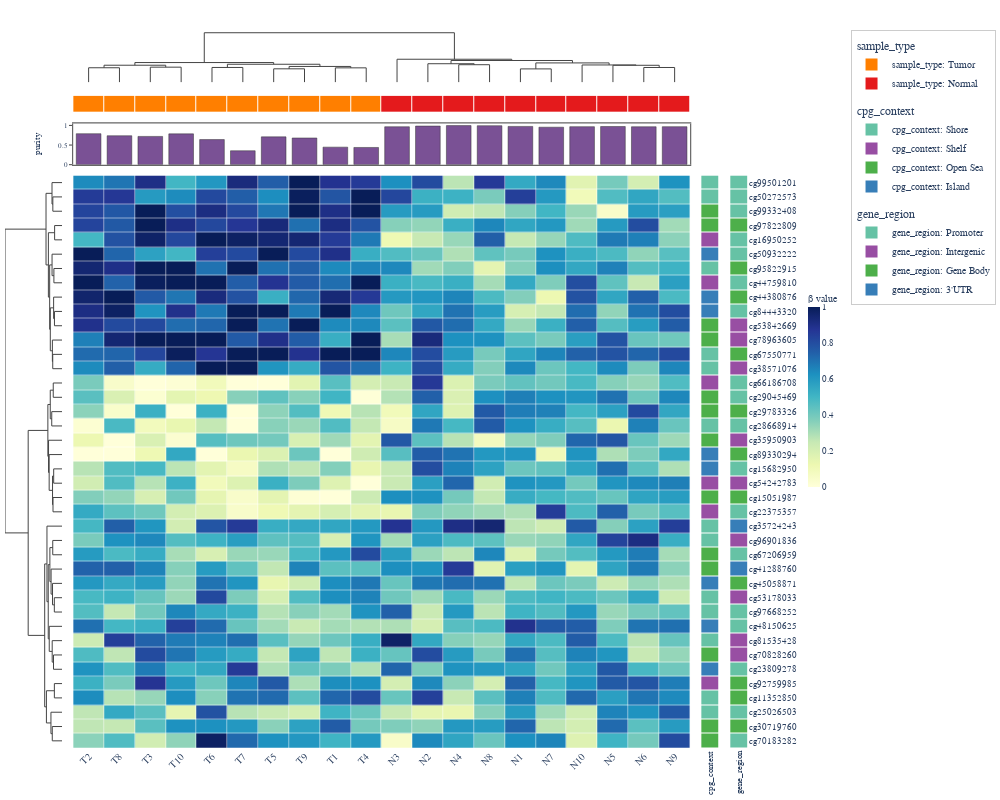

Source (notebook cell):
### Code cell
# ---------- 2. DNA Methylation (Epigenomics) ----------
#
# CpG methylation beta values (0 = unmethylated, 1 = fully methylated).
# Simulates differentially methylated regions in cancer.
# Sequential colorscale (YlGnBu) appropriate for 0–1 bounded data.

rng2 = np.random.default_rng(2025)

n_cpg = 40
n_meth_samples = 20

# CpG probe names (Illumina 450K style)
cpg_ids = [f"cg{rng2.integers(10000000, 99999999)}" for _ in range(n_cpg)]

# Sample layout: 10 Normal, 10 Tumor
sample_type = ["Normal"] * 10 + ["Tumor"] * 10
sample_names = [f"N{i+1}" for i in range(10)] + [f"T{i+1}" for i in range(10)]

# CpG context: Island, Shore, Shelf, Open Sea
cpg_context = rng2.choice(["Island", "Shore", "Shelf", "Open Sea"],
                          size=n_cpg, p=[0.35, 0.25, 0.2, 0.2])

# Gene region context
gene_region = rng2.choice(["Promoter", "Gene Body", "3'UTR", "Intergenic"],
                          size=n_cpg, p=[0.4, 0.3, 0.1, 0.2])

# Beta values: baseline around 0.3–0.7, with hyper/hypo-methylation in tumor
beta = rng2.beta(3, 3, size=(n_cpg, n_meth_samples))
# Hypermethylation in tumor for island CpGs (rows 0–14)
beta[:14, 10:] = np.clip(beta[:14, 10:] + 0.35, 0, 1)
# Hypomethylation in tumor for open-sea CpGs (rows 30–39)
beta[30:, 10:] = np.clip(beta[30:, 10:] - 0.30, 0, 1)

df_meth = pd.DataFrame(beta, index=cpg_ids, columns=sample_names)

top_ha2 = HeatmapAnnotation(
    sample_type=sample_type,
    purity={"values": np.concatenate([rng2.uniform(0.95, 1.0, 10),
                                      rng2.uniform(0.3, 0.9, 10)]),
            "type": "bar", "color": "#7A5195"},
)
right_ha2 = HeatmapAnnotation(
    cpg_context=cpg_context.tolist(),
    gene_region=gene_region.tolist(),
    which="row",
)

hm2 = ComplexHeatmap(
    df_meth,
    top_annotation=top_ha2,
    right_annotation=right_ha2,
    colorscale="YlGnBu",
    normalize="none",
    name="\u03b2 value",
    cluster_metric="euclidean",
    width=1000,
    height=800,
)
hm2.to_plotly()

### Figure 1 — Plotly figure (JSON) as saved in the notebook; plotly's stock layout.template omitted (floating-point values rounded to 4 significant figures; data arrays with more than 128 entries replaced by an {"elided": "..."} marker saying what was removed)
{"data": [{"colorbar": {"len": 0.3, "outlinewidth": 0, "thickness": 12, "tickfont": {"family": "Arial, Helvetica, sans-serif", "size": 9}, "title": {"font": {"family": "Arial, Helvetica, sans-serif", "size": 10}, "text": "β value"}, "x": 1.075, "xpad": 4, "y": 0.5}, "colorscale": [[0.0, "rgb(255,255,217)"], [0.125, "rgb(237,248,177)"], [0.25, "rgb(199,233,180)"], [0.375, "rgb(127,205,187)"], [0.5, "rgb(65,182,196)"], [0.625, "rgb(29,145,192)"], [0.75, "rgb(34,94,168)"], [0.875, "rgb(37,52,148)"], [1.0, "rgb(8,29,88)"]], "customdata": {"elided": "40x20x2 str values"}, "hovertemplate": "row: %{customdata[0]}<br>col: %{customdata[1]}<br>value: %{z:.3f}<extra></extra>", "x": [0.0, 1.0, 2.0, 3.0, 4.0, 5.0, 6.0, 7.0, 8.0, 9.0, 10.0, 11.0, 12.0, 13.0, 14.0, 15.0, 16.0, 17.0, 18.0, 19.0], "xgap": 0.5, "y": [0.0, 1.0, 2.0, 3.0, 4.0, 5.0, 6.0, 7.0, 8.0, 9.0, 10.0, 11.0, 12.0, 13.0, 14.0, 15.0, 16.0, 17.0, 18.0, 19.0, 20.0, 21.0, 22.0, 23.0, 24.0, 25.0, 26.0, 27.0, 28.0, 29.0, 30.0, 31.0, 32.0, 33.0, 34.0, 35.0, 36.0, 37.0, 38.0, 39.0], "ygap": 0.5, "z": {"elided": "40x20 float values"}, "type": "heatmap", "xaxis": "x5", "yaxis": "y5"}, {"hoverinfo": "none", "line": {"color": "#444444", "width": 1.0}, "mode": "lines", "showlegend": false, "x": [0.0, 0.0, 1.0, 1.0], "y": [0.0, 1.363, 1.363, 0.0], "type": "scatter", "xaxis": "x", "yaxis": "y"}, {"hoverinfo": "none", "line": {"color": "#444444", "width": 1.0}, "mode": "lines", "showlegend": false, "x": [2.0, 2.0, 3.0, 3.0], "y": [0.0, 1.419, 1.419, 0.0], "type": "scatter", "xaxis": "x", "yaxis": "y"}, {"hoverinfo": "none", "line": {"color": "#444444", "width": 1.0}, "mode": "lines", "showlegend": false, "x": [0.5, 0.5, 2.5, 2.5], "y": [1.363, 1.603, 1.603, 1.419], "type": "scatter", "xaxis": "x", "yaxis": "y"}, {"hoverinfo": "none", "line": {"color": "#444444", "width": 1.0}, "mode": "lines", "showlegend": false, "x": [4.0, 4.0, 5.0, 5.0], "y": [0.0, 1.39, 1.39, 0.0], "type": "scatter", "xaxis": "x", "yaxis": "y"}, {"hoverinfo": "none", "line": {"color": "#444444", "width": 1.0}, "mode": "lines", "showlegend": false, "x": [6.0, 6.0, 7.0, 7.0], "y": [0.0, 1.261, 1.261, 0.0], "type": "scatter", "xaxis": "x", "yaxis": "y"}, {"hoverinfo": "none", "line": {"color": "#444444", "width": 1.0}, "mode": "lines", "showlegend": false, "x": [8.0, 8.0, 9.0, 9.0], "y": [0.0, 1.354, 1.354, 0.0], "type": "scatter", "xaxis": "x", "yaxis": "y"}, {"hoverinfo": "none", "line": {"color": "#444444", "width": 1.0}, "mode": "lines", "showlegend": false, "x": [6.5, 6.5, 8.5, 8.5], "y": [1.261, 1.487, 1.487, 1.354], "type": "scatter", "xaxis": "x", "yaxis": "y"}, {"hoverinfo": "none", "line": {"color": "#444444", "width": 1.0}, "mode": "lines", "showlegend": false, "x": [4.5, 4.5, 7.5, 7.5], "y": [1.39, 1.694, 1.694, 1.487], "type": "scatter", "xaxis": "x", "yaxis": "y"}, {"hoverinfo": "none", "line": {"color": "#444444", "width": 1.0}, "mode": "lines", "showlegend": false, "x": [1.5, 1.5, 6.0, 6.0], "y": [1.603, 1.855, 1.855, 1.694], "type": "scatter", "xaxis": "x", "yaxis": "y"}, {"hoverinfo": "none", "line": {"color": "#444444", "width": 1.0}, "mode": "lines", "showlegend": false, "x": [12.0, 12.0, 13.0, 13.0], "y": [0.0, 1.651, 1.651, 0.0], "type": "scatter", "xaxis": "x", "yaxis": "y"}, {"hoverinfo": "none", "line": {"color": "#444444", "width": 1.0}, "mode": "lines", "showlegend": false, "x": [11.0, 11.0, 12.5, 12.5], "y": [0.0, 1.744, 1.744, 1.651], "type": "scatter", "xaxis": "x", "yaxis": "y"}, {"hoverinfo": "none", "line": {"color": "#444444", "width": 1.0}, "mode": "lines", "showlegend": false, "x": [14.0, 14.0, 15.0, 15.0], "y": [0.0, 1.254, 1.254, 0.0], "type": "scatter", "xaxis": "x", "yaxis": "y"}, {"hoverinfo": "none", "line": {"color": "#444444", "width": 1.0}, "mode": "lines", "showlegend": false, "x": [18.0, 18.0, 19.0, 19.0], "y": [0.0, 1.388, 1.388, 0.0], "type": "scatter", "xaxis": "x", "yaxis": "y"}, {"hoverinfo": "none", "line": {"color": "#444444", "width": 1.0}, "mode": "lines", "showlegend": false, "x": [17.0, 17.0, 18.5, 18.5], "y": [0.0, 1.597, 1.597, 1.388], "type": "scatter", "xaxis": "x", "yaxis": "y"}, {"hoverinfo": "none", "line": {"color": "#444444", "width": 1.0}, "mode": "lines", "showlegend": false, "x": [16.0, 16.0, 17.75, 17.75], "y": [0.0, 1.628, 1.628, 1.597], "type": "scatter", "xaxis": "x", "yaxis": "y"}, {"hoverinfo": "none", "line": {"color": "#444444", "width": 1.0}, "mode": "lines", "showlegend": false, "x": [14.5, 14.5, 16.88, 16.88], "y": [1.254, 1.821, 1.821, 1.628], "type": "scatter", "xaxis": "x", "yaxis": "y"}, {"hoverinfo": "none", "line": {"color": "#444444", "width": 1.0}, "mode": "lines", "showlegend": false, "x": [11.75, 11.75, 15.69, 15.69], "y": [1.744, 2.052, 2.052, 1.821], "type": "scatter", "xaxis": "x", "yaxis": "y"}, {"hoverinfo": "none", "line": {"color": "#444444", "width": 1.0}, "mode": "lines", "showlegend": false, "x": [10.0, 10.0, 13.72, 13.72], "y": [0.0, 2.17, 2.17, 2.052], "type": "scatter", "xaxis": "x", "yaxis": "y"}, {"hoverinfo": "none", "line": {"color": "#444444", "width": 1.0}, "mode": "lines", "showlegend": false, "x": [3.75, 3.75, 11.86, 11.86], "y": [1.855, 4.685, 4.685, 2.17], "type": "scatter", "xaxis": "x", "yaxis": "y"}, {"hoverinfo": "none", "line": {"color": "#444444", "width": 1.0}, "mode": "lines", "showlegend": false, "x": [-0.0, -0.9336, -0.9336, -0.0], "y": [1.0, 1.0, 2.0, 2.0], "type": "scatter", "xaxis": "x4", "yaxis": "y4"}, {"hoverinfo": "none", "line": {"color": "#444444", "width": 1.0}, "mode": "lines", "showlegend": false, "x": [-0.0, -1.017, -1.017, -0.9336], "y": [0.0, 0.0, 1.5, 1.5], "type": "scatter", "xaxis": "x4", "yaxis": "y4"}, {"hoverinfo": "none", "line": {"color": "#444444", "width": 1.0}, "mode": "lines", "showlegend": false, "x": [-0.0, -0.7529, -0.7529, -0.0], "y": [3.0, 3.0, 4.0, 4.0], "type": "scatter", "xaxis": "x4", "yaxis": "y4"}, {"hoverinfo": "none", "line": {"color": "#444444", "width": 1.0}, "mode": "lines", "showlegend": false, "x": [-0.0, -0.8255, -0.8255, -0.0], "y": [6.0, 6.0, 7.0, 7.0], "type": "scatter", "xaxis": "x4", "yaxis": "y4"}, {"hoverinfo": "none", "line": {"color": "#444444", "width": 1.0}, "mode": "lines", "showlegend": false, "x": [-0.0, -1.012, -1.012, -0.8255], "y": [5.0, 5.0, 6.5, 6.5], "type": "scatter", "xaxis": "x4", "yaxis": "y4"}, {"hoverinfo": "none", "line": {"color": "#444444", "width": 1.0}, "mode": "lines", "showlegend": false, "x": [-0.0, -0.7686, -0.7686, -0.0], "y": [9.0, 9.0, 10.0, 10.0], "type": "scatter", "xaxis": "x4", "yaxis": "y4"}, {"hoverinfo": "none", "line": {"color": "#444444", "width": 1.0}, "mode": "lines", "showlegend": false, "x": [-0.0, -0.855, -0.855, -0.7686], "y": [8.0, 8.0, 9.5, 9.5], "type": "scatter", "xaxis": "x4", "yaxis": "y4"}, {"hoverinfo": "none", "line": {"color": "#444444", "width": 1.0}, "mode": "lines", "showlegend": false, "x": [-0.0, -0.9435, -0.9435, -0.0], "y": [12.0, 12.0, 13.0, 13.0], "type": "scatter", "xaxis": "x4", "yaxis": "y4"}, {"hoverinfo": "none", "line": {"color": "#444444", "width": 1.0}, "mode": "lines", "showlegend": false, "x": [-0.0, -0.9791, -0.9791, -0.9435], "y": [11.0, 11.0, 12.5, 12.5], "type": "scatter", "xaxis": "x4", "yaxis": "y4"}, {"hoverinfo": "none", "line": {"color": "#444444", "width": 1.0}, "mode": "lines", "showlegend": false, "x": [-0.855, -1.19, -1.19, -0.9791], "y": [8.75, 8.75, 11.75, 11.75], "type": "scatter", "xaxis": "x4", "yaxis": "y4"}, {"hoverinfo": "none", "line": {"color": "#444444", "width": 1.0}, "mode": "lines", "showlegend": false, "x": [-1.012, -1.255, -1.255, -1.19], "y": [5.75, 5.75, 10.25, 10.25], "type": "scatter", "xaxis": "x4", "yaxis": "y4"}, {"hoverinfo": "none", "line": {"color": "#444444", "width": 1.0}, "mode": "lines", "showlegend": false, "x": [-0.7529, -1.385, -1.385, -1.255], "y": [3.5, 3.5, 8.0, 8.0], "type": "scatter", "xaxis": "x4", "yaxis": "y4"}, {"hoverinfo": "none", "line": {"color": "#444444", "width": 1.0}, "mode": "lines", "showlegend": false, "x": [-1.017, -1.624, -1.624, -1.385], "y": [0.75, 0.75, 5.75, 5.75], "type": "scatter", "xaxis": "x4", "yaxis": "y4"}, {"hoverinfo": "none", "line": {"color": "#444444", "width": 1.0}, "mode": "lines", "showlegend": false, "x": [-0.0, -0.8924, -0.8924, -0.0], "y": [14.0, 14.0, 15.0, 15.0], "type": "scatter", "xaxis": "x4", "yaxis": "y4"}, {"hoverinfo": "none", "line": {"color": "#444444", "width": 1.0}, "mode": "lines", "showlegend": false, "x": [-0.0, -1.044, -1.044, -0.0], "y": [16.0, 16.0, 17.0, 17.0], "type": "scatter", "xaxis": "x4", "yaxis": "y4"}, {"hoverinfo": "none", "line": {"color": "#444444", "width": 1.0}, "mode": "lines", "showlegend": false, "x": [-0.8924, -1.195, -1.195, -1.044], "y": [14.5, 14.5, 16.5, 16.5], "type": "scatter", "xaxis": "x4", "yaxis": "y4"}, {"hoverinfo": "none", "line": {"color": "#444444", "width": 1.0}, "mode": "lines", "showlegend": false, "x": [-0.0, -0.8476, -0.8476, -0.0], "y": [20.0, 20.0, 21.0, 21.0], "type": "scatter", "xaxis": "x4", "yaxis": "y4"}, {"hoverinfo": "none", "line": {"color": "#444444", "width": 1.0}, "mode": "lines", "showlegend": false, "x": [-0.0, -0.9157, -0.9157, -0.0], "y": [22.0, 22.0, 23.0, 23.0], "type": "scatter", "xaxis": "x4", "yaxis": "y4"}, {"hoverinfo": "none", "line": {"color": "#444444", "width": 1.0}, "mode": "lines", "showlegend": false, "x": [-0.8476, -0.9632, -0.9632, -0.9157], "y": [20.5, 20.5, 22.5, 22.5], "type": "scatter", "xaxis": "x4", "yaxis": "y4"}, {"hoverinfo": "none", "line": {"color": "#444444", "width": 1.0}, "mode": "lines", "showlegend": false, "x": [-0.0, -1.306, -1.306, -0.9632], "y": [19.0, 19.0, 21.5, 21.5], "type": "scatter", "xaxis": "x4", "yaxis": "y4"}, {"hoverinfo": "none", "line": {"color": "#444444", "width": 1.0}, "mode": "lines", "showlegend": false, "x": [-0.0, -1.368, -1.368, -1.306], "y": [18.0, 18.0, 20.25, 20.25], "type": "scatter", "xaxis": "x4", "yaxis": "y4"}, {"hoverinfo": "none", "line": {"color": "#444444", "width": 1.0}, "mode": "lines", "showlegend": false, "x": [-1.195, -1.437, -1.437, -1.368], "y": [15.5, 15.5, 19.12, 19.12], "type": "scatter", "xaxis": "x4", "yaxis": "y4"}, {"hoverinfo": "none", "line": {"color": "#444444", "width": 1.0}, "mode": "lines", "showlegend": false, "x": [-0.0, -0.9426, -0.9426, -0.0], "y": [25.0, 25.0, 26.0, 26.0], "type": "scatter", "xaxis": "x4", "yaxis": "y4"}, {"hoverinfo": "none", "line": {"color": "#444444", "width": 1.0}, "mode": "lines", "showlegend": false, "x": [-0.0, -0.7806, -0.7806, -0.0], "y": [29.0, 29.0, 30.0, 30.0], "type": "scatter", "xaxis": "x4", "yaxis": "y4"}, {"hoverinfo": "none", "line": {"color": "#444444", "width": 1.0}, "mode": "lines", "showlegend": false, "x": [-0.0, -0.9658, -0.9658, -0.7806], "y": [28.0, 28.0, 29.5, 29.5], "type": "scatter", "xaxis": "x4", "yaxis": "y4"}, {"hoverinfo": "none", "line": {"color": "#444444", "width": 1.0}, "mode": "lines", "showlegend": false, "x": [-0.0, -1.11, -1.11, -0.9658], "y": [27.0, 27.0, 28.75, 28.75], "type": "scatter", "xaxis": "x4", "yaxis": "y4"}, {"hoverinfo": "none", "line": {"color": "#444444", "width": 1.0}, "mode": "lines", "showlegend": false, "x": [-0.9426, -1.232, -1.232, -1.11], "y": [25.5, 25.5, 27.88, 27.88], "type": "scatter", "xaxis": "x4", "yaxis": "y4"}, {"hoverinfo": "none", "line": {"color": "#444444", "width": 1.0}, "mode": "lines", "showlegend": false, "x": [-0.0, -0.8662, -0.8662, -0.0], "y": [33.0, 33.0, 34.0, 34.0], "type": "scatter", "xaxis": "x4", "yaxis": "y4"}, {"hoverinfo": "none", "line": {"color": "#444444", "width": 1.0}, "mode": "lines", "showlegend": false, "x": [-0.0, -0.9982, -0.9982, -0.8662], "y": [32.0, 32.0, 33.5, 33.5], "type": "scatter", "xaxis": "x4", "yaxis": "y4"}, {"hoverinfo": "none", "line": {"color": "#444444", "width": 1.0}, "mode": "lines", "showlegend": false, "x": [-0.0, -1.298, -1.298, -0.9982], "y": [31.0, 31.0, 32.75, 32.75], "type": "scatter", "xaxis": "x4", "yaxis": "y4"}, {"hoverinfo": "none", "line": {"color": "#444444", "width": 1.0}, "mode": "lines", "showlegend": false, "x": [-1.232, -1.398, -1.398, -1.298], "y": [26.69, 26.69, 31.88, 31.88], "type": "scatter", "xaxis": "x4", "yaxis": "y4"}, {"hoverinfo": "none", "line": {"color": "#444444", "width": 1.0}, "mode": "lines", "showlegend": false, "x": [-0.0, -1.528, -1.528, -1.398], "y": [24.0, 24.0, 29.28, 29.28], "type": "scatter", "xaxis": "x4", "yaxis": "y4"}, {"hoverinfo": "none", "line": {"color": "#444444", "width": 1.0}, "mode": "lines", "showlegend": false, "x": [-0.0, -0.7794, -0.7794, -0.0], "y": [35.0, 35.0, 36.0, 36.0], "type": "scatter", "xaxis": "x4", "yaxis": "y4"}, {"hoverinfo": "none", "line": {"color": "#444444", "width": 1.0}, "mode": "lines", "showlegend": false, "x": [-0.0, -0.9895, -0.9895, -0.0], "y": [38.0, 38.0, 39.0, 39.0], "type": "scatter", "xaxis": "x4", "yaxis": "y4"}, {"hoverinfo": "none", "line": {"color": "#444444", "width": 1.0}, "mode": "lines", "showlegend": false, "x": [-0.0, -1.125, -1.125, -0.9895], "y": [37.0, 37.0, 38.5, 38.5], "type": "scatter", "xaxis": "x4", "yaxis": "y4"}, {"hoverinfo": "none", "line": {"color": "#444444", "width": 1.0}, "mode": "lines", "showlegend": false, "x": [-0.7794, -1.584, -1.584, -1.125], "y": [35.5, 35.5, 37.75, 37.75], "type": "scatter", "xaxis": "x4", "yaxis": "y4"}, {"hoverinfo": "none", "line": {"color": "#444444", "width": 1.0}, "mode": "lines", "showlegend": false, "x": [-1.528, -1.757, -1.757, -1.584], "y": [26.64, 26.64, 36.62, 36.62], "type": "scatter", "xaxis": "x4", "yaxis": "y4"}, {"hoverinfo": "none", "line": {"color": "#444444", "width": 1.0}, "mode": "lines", "showlegend": false, "x": [-1.437, -3.431, -3.431, -1.757], "y": [17.31, 17.31, 31.63, 31.63], "type": "scatter", "xaxis": "x4", "yaxis": "y4"}, {"hoverinfo": "none", "line": {"color": "#444444", "width": 1.0}, "mode": "lines", "showlegend": false, "x": [-1.624, -5.779, -5.779, -3.431], "y": [3.25, 3.25, 24.47, 24.47], "type": "scatter", "xaxis": "x4", "yaxis": "y4"}, {"colorscale": [[0.0, "#E41A1C"], [0.5, "#E41A1C"], [0.5, "#FF7F00"], [1.0, "#FF7F00"]], "customdata": [["Tumor", "Tumor", "Tumor", "Tumor", "Tumor", "Tumor", "Tumor", "Tumor", "Tumor", "Tumor", "Normal", "Normal", "Normal", "Normal", "Normal", "Normal", "Normal", "Normal", "Normal", "Normal"]], "hovertemplate": "sample_type: %{customdata}<extra></extra>", "showscale": false, "x": [0.0, 1.0, 2.0, 3.0, 4.0, 5.0, 6.0, 7.0, 8.0, 9.0, 10.0, 11.0, 12.0, 13.0, 14.0, 15.0, 16.0, 17.0, 18.0, 19.0], "xgap": 1, "y": ["sample_type"], "ygap": 1, "z": [[1, 1, 1, 1, 1, 1, 1, 1, 1, 1, 0, 0, 0, 0, 0, 0, 0, 0, 0, 0]], "zmax": 1.5, "zmin": -0.5, "type": "heatmap", "xaxis": "x2", "yaxis": "y2"}, {"hovertemplate": "purity: %{y:.2f}<extra></extra>", "marker": {"color": "#7A5195", "line": {"color": "#333333", "width": 0.5}}, "name": "purity", "showlegend": false, "x": [0.0, 1.0, 2.0, 3.0, 4.0, 5.0, 6.0, 7.0, 8.0, 9.0, 10.0, 11.0, 12.0, 13.0, 14.0, 15.0, 16.0, 17.0, 18.0, 19.0], "y": [0.7886, 0.7371, 0.72, 0.7851, 0.6397, 0.3545, 0.7086, 0.6799, 0.4469, 0.4385, 0.9661, 0.9838, 0.9956, 0.9928, 0.9747, 0.9547, 0.968, 0.972, 0.9662, 0.9677], "type": "bar", "xaxis": "x3", "yaxis": "y3"}, {"colorscale": [[0.0, "#377EB8"], [0.25, "#377EB8"], [0.25, "#4DAF4A"], [0.5, "#4DAF4A"], [0.5, "#984EA3"], [0.75, "#984EA3"], [0.75, "#66C2A5"], [1.0, "#66C2A5"]], "customdata": [["Shore"], ["Shore"], ["Open Sea"], ["Open Sea"], ["Shelf"], ["Island"], ["Shore"], ["Shelf"], ["Island"], ["Island"], ["Open Sea"], ["Open Sea"], ["Shore"], ["Shore"], ["Shelf"], ["Open Sea"], ["Open Sea"], ["Shore"], ["Open Sea"], ["Island"], ["Island"], ["Shelf"], ["Open Sea"], ["Shelf"], ["Shore"], ["Shore"], ["Open Sea"], ["Open Sea"], ["Island"], ["Shore"], ["Shore"], ["Island"], ["Shore"], ["Open Sea"], ["Island"], ["Shelf"], ["Shore"], ["Shore"], ["Open Sea"], ["Open Sea"]], "hovertemplate": "cpg_context: %{customdata}<extra></extra>", "showscale": false, "x": ["cpg_context"], "xgap": 1, "y": [0.0, 1.0, 2.0, 3.0, 4.0, 5.0, 6.0, 7.0, 8.0, 9.0, 10.0, 11.0, 12.0, 13.0, 14.0, 15.0, 16.0, 17.0, 18.0, 19.0, 20.0, 21.0, 22.0, 23.0, 24.0, 25.0, 26.0, 27.0, 28.0, 29.0, 30.0, 31.0, 32.0, 33.0, 34.0, 35.0, 36.0, 37.0, 38.0, 39.0], "ygap": 1, "z": [[3], [3], [1], [1], [2], [0], [3], [2], [0], [0], [1], [1], [3], [3], [2], [1], [1], [3], [1], [0], [0], [2], [1], [2], [3], [3], [1], [1], [0], [3], [3], [0], [3], [1], [0], [2], [3], [3], [1], [1]], "zmax": 3.5, "zmin": -0.5, "type": "heatmap", "xaxis": "x6", "yaxis": "y6"}, {"colorscale": [[0.0, "#377EB8"], [0.25, "#377EB8"], [0.25, "#4DAF4A"], [0.5, "#4DAF4A"], [0.5, "#984EA3"], [0.75, "#984EA3"], [0.75, "#66C2A5"], [1.0, "#66C2A5"]], "customdata": [["Promoter"], ["Promoter"], ["Promoter"], ["Gene Body"], ["Promoter"], ["Promoter"], ["Gene Body"], ["Promoter"], ["Gene Body"], ["Promoter"], ["Intergenic"], ["Intergenic"], ["Gene Body"], ["Intergenic"], ["Promoter"], ["Promoter"], ["Gene Body"], ["Promoter"], ["Intergenic"], ["Gene Body"], ["Promoter"], ["Intergenic"], ["Gene Body"], ["Promoter"], ["3'UTR"], ["Intergenic"], ["Promoter"], ["3'UTR"], ["Gene Body"], ["Intergenic"], ["Promoter"], ["Promoter"], ["Intergenic"], ["Intergenic"], ["Promoter"], ["Gene Body"], ["Gene Body"], ["Promoter"], ["Gene Body"], ["Promoter"]], "hovertemplate": "gene_region: %{customdata}<extra></extra>", "showscale": false, "x": ["gene_region"], "xgap": 1, "y": [0.0, 1.0, 2.0, 3.0, 4.0, 5.0, 6.0, 7.0, 8.0, 9.0, 10.0, 11.0, 12.0, 13.0, 14.0, 15.0, 16.0, 17.0, 18.0, 19.0, 20.0, 21.0, 22.0, 23.0, 24.0, 25.0, 26.0, 27.0, 28.0, 29.0, 30.0, 31.0, 32.0, 33.0, 34.0, 35.0, 36.0, 37.0, 38.0, 39.0], "ygap": 1, "z": [[3], [3], [3], [1], [3], [3], [1], [3], [1], [3], [2], [2], [1], [2], [3], [3], [1], [3], [2], [1], [3], [2], [1], [3], [0], [2], [3], [0], [1], [2], [3], [3], [2], [2], [3], [1], [1], [3], [1], [3]], "zmax": 3.5, "zmin": -0.5, "type": "heatmap", "xaxis": "x7", "yaxis": "y7"}, {"legendgroup": "sample_type", "legendgrouptitle": {"text": "sample_type"}, "marker": {"color": "#E41A1C", "size": 10, "symbol": "square"}, "mode": "markers", "name": "sample_type: Normal", "showlegend": true, "x": [null], "y": [null], "type": "scatter"}, {"legendgroup": "sample_type", "legendgrouptitle": {"text": "sample_type"}, "marker": {"color": "#FF7F00", "size": 10, "symbol": "square"}, "mode": "markers", "name": "sample_type: Tumor", "showlegend": true, "x": [null], "y": [null], "type": "scatter"}, {"legendgroup": "cpg_context", "legendgrouptitle": {"text": "cpg_context"}, "marker": {"color": "#377EB8", "size": 10, "symbol": "square"}, "mode": "markers", "name": "cpg_context: Island", "showlegend": true, "x": [null], "y": [null], "type": "scatter"}, {"legendgroup": "cpg_context", "legendgrouptitle": {"text": "cpg_context"}, "marker": {"color": "#4DAF4A", "size": 10, "symbol": "square"}, "mode": "markers", "name": "cpg_context: Open Sea", "showlegend": true, "x": [null], "y": [null], "type": "scatter"}, {"legendgroup": "cpg_context", "legendgrouptitle": {"text": "cpg_context"}, "marker": {"color": "#984EA3", "size": 10, "symbol": "square"}, "mode": "markers", "name": "cpg_context: Shelf", "showlegend": true, "x": [null], "y": [null], "type": "scatter"}, {"legendgroup": "cpg_context", "legendgrouptitle": {"text": "cpg_context"}, "marker": {"color": "#66C2A5", "size": 10, "symbol": "square"}, "mode": "markers", "name": "cpg_context: Shore", "showlegend": true, "x": [null], "y": [null], "type": "scatter"}, {"legendgroup": "gene_region", "legendgrouptitle": {"text": "gene_region"}, "marker": {"color": "#377EB8", "size": 10, "symbol": "square"}, "mode": "markers", "name": "gene_region: 3'UTR", "showlegend": true, "x": [null], "y": [null], "type": "scatter"}, {"legendgroup": "gene_region", "legendgrouptitle": {"text": "gene_region"}, "marker": {"color": "#4DAF4A", "size": 10, "symbol": "square"}, "mode": "markers", "name": "gene_region: Gene Body", "showlegend": true, "x": [null], "y": [null], "type": "scatter"}, {"legendgroup": "gene_region", "legendgrouptitle": {"text": "gene_region"}, "marker": {"color": "#984EA3", "size": 10, "symbol": "square"}, "mode": "markers", "name": "gene_region: Intergenic", "showlegend": true, "x": [null], "y": [null], "type": "scatter"}, {"legendgroup": "gene_region", "legendgrouptitle": {"text": "gene_region"}, "marker": {"color": "#66C2A5", "size": 10, "symbol": "square"}, "mode": "markers", "name": "gene_region: Promoter", "showlegend": true, "x": [null], "y": [null], "type": "scatter"}], "layout": {"xaxis": {"anchor": "y", "domain": [0.09178, 0.922], "matches": "x5", "showticklabels": false, "showgrid": false, "zeroline": false, "showline": false}, "yaxis": {"anchor": "x", "domain": [0.9236, 1.0], "showgrid": false, "zeroline": false, "showticklabels": false, "showline": false}, "xaxis2": {"anchor": "y2", "domain": [0.09178, 0.922], "matches": "x5", "showticklabels": false, "showgrid": false, "zeroline": false, "showline": false}, "yaxis2": {"anchor": "x2", "domain": [0.8847, 0.9086], "showgrid": false, "zeroline": false, "showticklabels": false, "showline": false}, "xaxis3": {"anchor": "y3", "domain": [0.09178, 0.922], "matches": "x5", "showticklabels": false, "showgrid": false, "zeroline": false, "showline": true, "linewidth": 1.2, "linecolor": "#666666", "mirror": true}, "yaxis3": {"anchor": "x3", "domain": [0.8124, 0.8697], "showgrid": false, "zeroline": false, "showticklabels": true, "showline": true, "title": {"font": {"size": 9, "family": "Arial, Helvetica, sans-serif"}, "text": "purity"}, "linewidth": 1.2, "linecolor": "#666666", "mirror": true, "tickfont": {"size": 7, "family": "Arial, Helvetica, sans-serif"}, "ticks": "outside", "ticklen": 3}, "xaxis4": {"anchor": "y4", "domain": [0.0, 0.07678], "showgrid": false, "zeroline": false, "showticklabels": false, "showline": false}, "yaxis4": {"anchor": "x4", "domain": [0.0, 0.7974], "showgrid": false, "zeroline": false, "showticklabels": false, "showline": false, "range": [39.5, -0.5], "autorange": false}, "xaxis5": {"anchor": "y5", "domain": [0.09178, 0.922], "showgrid": false, "zeroline": false, "showticklabels": true, "showline": false, "tickfont": {"size": 10, "family": "Arial, Helvetica, sans-serif"}, "tickvals": [0, 1, 2, 3, 4, 5, 6, 7, 8, 9, 10, 11, 12, 13, 14, 15, 16, 17, 18, 19], "ticktext": ["T2", "T8", "T3", "T10", "T6", "T7", "T5", "T9", "T1", "T4", "N3", "N2", "N4", "N8", "N1", "N7", "N10", "N5", "N6", "N9"], "tickangle": -45, "side": "bottom"}, "yaxis5": {"anchor": "x5", "domain": [0.0, 0.7974], "matches": "y4", "showticklabels": false, "showgrid": false, "zeroline": false, "showline": false, "range": [39.5, -0.5], "autorange": false}, "xaxis6": {"anchor": "y6", "domain": [0.937, 0.961], "showgrid": false, "zeroline": false, "showticklabels": true, "showline": false, "tickfont": {"size": 9, "family": "Arial, Helvetica, sans-serif"}, "tickvals": ["cpg_context"], "ticktext": ["cpg_context"], "tickangle": -90}, "yaxis6": {"anchor": "x6", "domain": [0.0, 0.7974], "matches": "y4", "showticklabels": false, "showgrid": false, "zeroline": false, "showline": false, "range": [39.5, -0.5], "autorange": false}, "xaxis7": {"anchor": "y7", "domain": [0.976, 1.0], "showgrid": false, "zeroline": false, "showticklabels": true, "showline": false, "tickfont": {"size": 9, "family": "Arial, Helvetica, sans-serif"}, "tickvals": ["gene_region"], "ticktext": ["gene_region"], "tickangle": -90}, "yaxis7": {"anchor": "x7", "domain": [0.0, 0.7974], "matches": "y4", "showticklabels": true, "showgrid": false, "zeroline": false, "showline": false, "tickfont": {"size": 9, "family": "Arial, Helvetica, sans-serif"}, "tickvals": [0, 1, 2, 3, 4, 5, 6, 7, 8, 9, 10, 11, 12, 13, 14, 15, 16, 17, 18, 19, 20, 21, 22, 23, 24, 25, 26, 27, 28, 29, 30, 31, 32, 33, 34, 35, 36, 37, 38, 39], "ticktext": ["cg99501201", "cg50272573", "cg99332408", "cg97822809", "cg16950252", "cg50932222", "cg95822915", "cg44759810", "cg44380876", "cg84443320", "cg53842669", "cg78963605", "cg67550771", "cg38571076", "cg66186708", "cg29045469", "cg29783326", "cg28668914", "cg35950903", "cg89330294", "cg15682950", "cg54242783", "cg15051987", "cg22375357", "cg35724243", "cg96901836", "cg67206959", "cg41288760", "cg45058871", "cg53178033", "cg97668252", "cg48150625", "cg81535428", "cg70828260", "cg23809278", "cg92759985", "cg11352850", "cg25026503", "cg30719760", "cg70183282"], "side": "right", "range": [39.5, -0.5], "autorange": false}, "barmode": "stack", "margin": {"l": 5, "r": 250, "t": 30, "b": 5}, "font": {"family": "Arial, Helvetica, sans-serif", "size": 11}, "legend": {"font": {"size": 10, "family": "Arial, Helvetica, sans-serif"}, "x": 1.138, "y": 1.0, "xanchor": "left", "yanchor": "top", "tracegroupgap": 8, "itemsizing": "constant", "bgcolor": "rgba(255,255,255,0.8)", "bordercolor": "#cccccc", "borderwidth": 1}, "width": 1000, "height": 800, "plot_bgcolor": "rgba(0,0,0,0)", "paper_bgcolor": "white"}}
